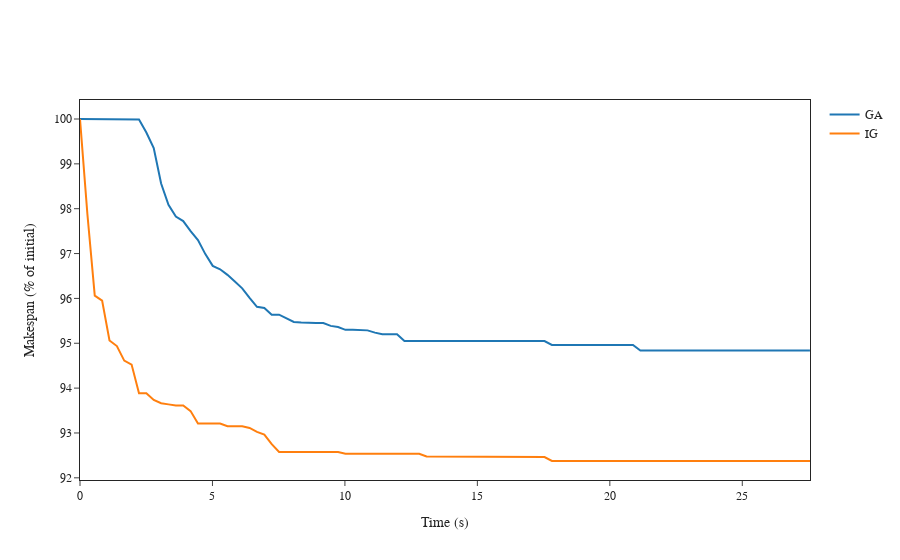

Notebook source saved alongside this figure:
### Code cell
size = "n50m8"
fig = plot_convergence(
    ["../solutions/improvement/ga/gch/",
     "../solutions/improvement/ig/all/"],
    num_windows=100,
    size=size,
    names=["GA", "IG"]
)

fig.show()

if SAVE_IMAGE:
    save_convergence_image(fig, size)
